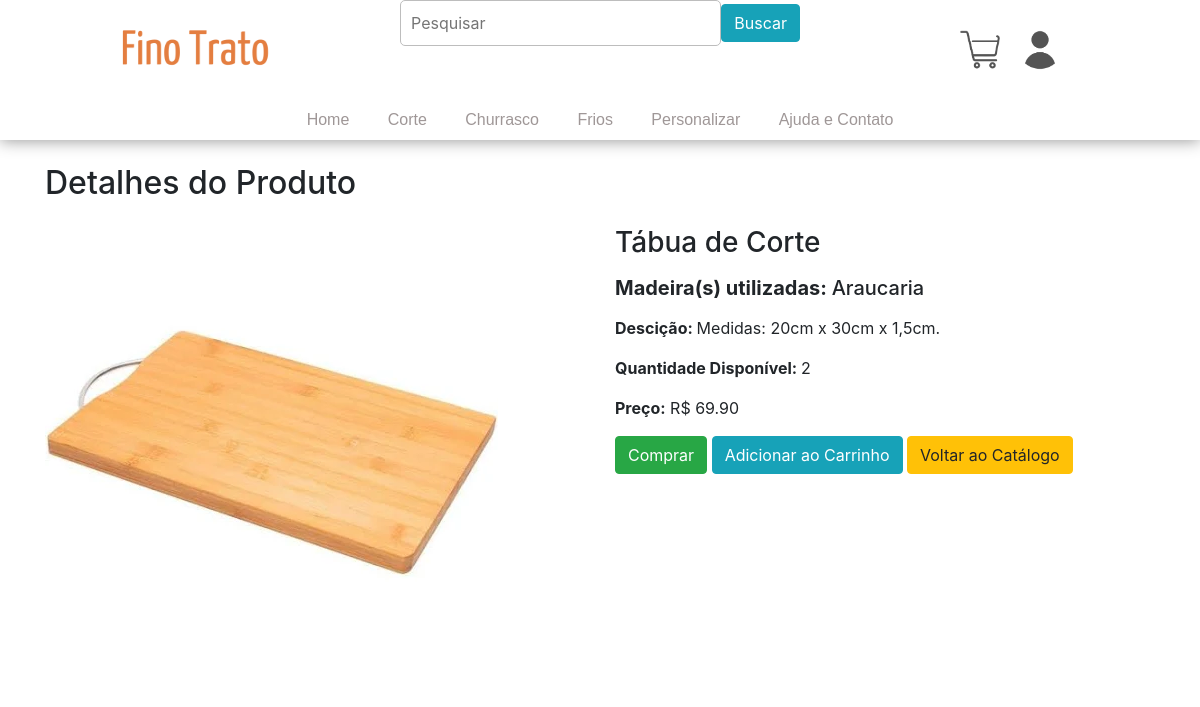
/models/detalhes.php?codigo=1, run on the app's committed database.
### tables this page shows
CREATE TABLE `estoque` (
  `codigo` int(5) NOT NULL,
  `categoria` varchar(255) NOT NULL,
  `madeira` varchar(255) NOT NULL,
  `descricao` varchar(255) NOT NULL,
  `quantidade` int(5) NOT NULL,
  `preco` float(8,2) NOT NULL,
  `imagem` varchar(255) NOT NULL
);

### models/detalhes.php (the view, shortened to what this page needs)
<?php
$conectar = mysqli_connect('localhost', 'root', '', 'finotrato');
if (isset($_GET['codigo'])) {
    $codigo = $_GET['codigo'];
    $consulta = "SELECT * FROM estoque WHERE codigo = '$codigo'";
    $resultado = mysqli_query($conectar, $consulta);
    if (mysqli_num_rows($resultado) > 0) {
        $produto = mysqli_fetch_assoc($resultado);
    } else {
        echo '<p>Produto não encontrado.</p>';
        exit;
    }
} else {
    echo '<p>Código do produto não especificado.</p>';
    exit;
}
?>
<!DOCTYPE html>
<html lang="pt-br">
<head>
    <link rel="stylesheet" type="text/css" href="style/style.css">
    <link rel="stylesheet" href="https://maxcdn.bootstrapcdn.com/bootstrap/4.0.0/css/bootstrap.min.css">
</head>
<body>
    <div class="top">
        <div class="topUp">
            <div class="leftTop">
                <div class="logo">
                    <a href="home.php"><img src="img/logo.png" width=150 height=75></a>
                </div>
            </div>
            <div class="middleTop">
                <form action="busca.php" method="GET">
                    <div class="topSearch">
                        <input type="text" id="topSearch" name="search" placeholder="Pesquisar" value="<?php echo isset($_GET['search']) ? $_GET['search'] : ''; ?>">
                        <button type="submit" class="btn btn-info">Buscar</button>
                    </div>
                </form>
            </div>
            <div class="rightTop">
                <div class="topMarketCar">
                    <a><img src="img/lightmdCShop.png" width=40 height=40></a>
                </div>
                <div class="topUserImg">
                    <a href="login.php"><img src="img/lightmdUser.png" width=40 height=40></a>
                </div>
            </div>
        </div>
        <div class="topDown">
            <div class="navigation">
                <a href="home.php">Home</a>
                <a href="corte.php">Corte</a>
                <a href="churrasco.php">Churrasco</a>
                <a href="frios.php">Frios</a>
                <a href="pedidos.php">Personalizar</a>
                <a href="#">Ajuda e Contato</a>
            </div>
        </div>
    </div>
    <div class="container">
        <h2 class="mt-4">Detalhes do Produto</h2>
        <div class="row mt-4">
            <div class="col-md-6">
                <img src="<?php echo $produto['imagem']; ?>" class="img-fluid" alt="Imagem do Produto">
            </div>
            <div class="col-md-6">
                <h3 class="mb-3">Tábua de <?php echo $produto['categoria']; ?></h3>
                <h5 class="mb-3"><strong>Madeira(s) utilizadas: </strong><?php echo $produto['madeira']; ?></h5>
                <p><strong>Descição: </strong><?php echo $produto['descricao']; ?></p>
                <p><strong>Quantidade Disponível: </strong><?php echo $produto['quantidade']; ?></p>
                <p><strong>Preço:</strong> R$ <?php echo $produto['preco']; ?></p>
                <a href="#" class="btn btn-success mb-4" data-toggle="modal" data-target="#myModalPay">Comprar</a>
                <a href="#" class="btn btn-info mb-4">Adicionar ao Carrinho</a>
                <a href="home.php" class="btn btn-warning mb-4">Voltar ao Catálogo</a>
            </div>
        </div>
</body>
</html>

### models/style/style.css (style rules this page uses)
* { margin: 0; padding: 0; }
body { background-color: white; width: 100%; font-family: Arial, sans-serif; }
.top { width: 100%; text-align: center; justify-content: center; display: flex; flex-direction: column; box-shadow: 0px 1px 15px rgb(153, 153, 153); background-color: rgb(255, 255, 255); }
.topUp { width: 100%; height: 100px; display: flex; text-align: center; justify-content: center; }
.topDown { width: 100%; height: 40px; display: flex; text-align: center; justify-content: center; }
.leftTop { width: 250px; display: flex; text-align: center; justify-content: center; }
.middleTop { display: flex; text-align: center; justify-content: center; }
.rightTop { width: 250px; display: flex; text-align: center; justify-content: center; }
.logo { width: 120px; display: flex; justify-content: center; align-items: center; }
.logo img { border-radius: 15px; }
.topSearch { width: 400px; display: flex; justify-content: center; align-items: center; margin-left: 80px; margin-right: 80px; }
.topSearch input { width: 400px; padding: 10px; border: 1px solid rgb(189, 189, 189); border-width: 1px; border-radius: 5px; outline: none; }
.topMarketCar { display: flex; justify-content: center; align-items: center; margin-left: 10px; margin-right: 10px; }
.topUserImg { display: flex; justify-content: center; align-items: center; margin-left: 10px; margin-right: 0px; }
.navigation { width: 80%; display: flex; justify-content: center; align-items: center; }
.navigation a { display: flex; height: 30px; flex-direction: column; text-decoration: none; transition: background .3s; font-family: Arial; text-align: center; justify-content: center; margin-left: 2%; margin-right: 2%; color: #9f9797; font-size: 16; }
.topUserImg a { text-decoration: none; color: #9f9797; }

### data on the page
estoque: imagem (picture), categoria "Corte", madeira "Araucaria", descricao "Medidas: 20cm x 30cm x 1,5cm.", quantidade "2", preco "69.90"
